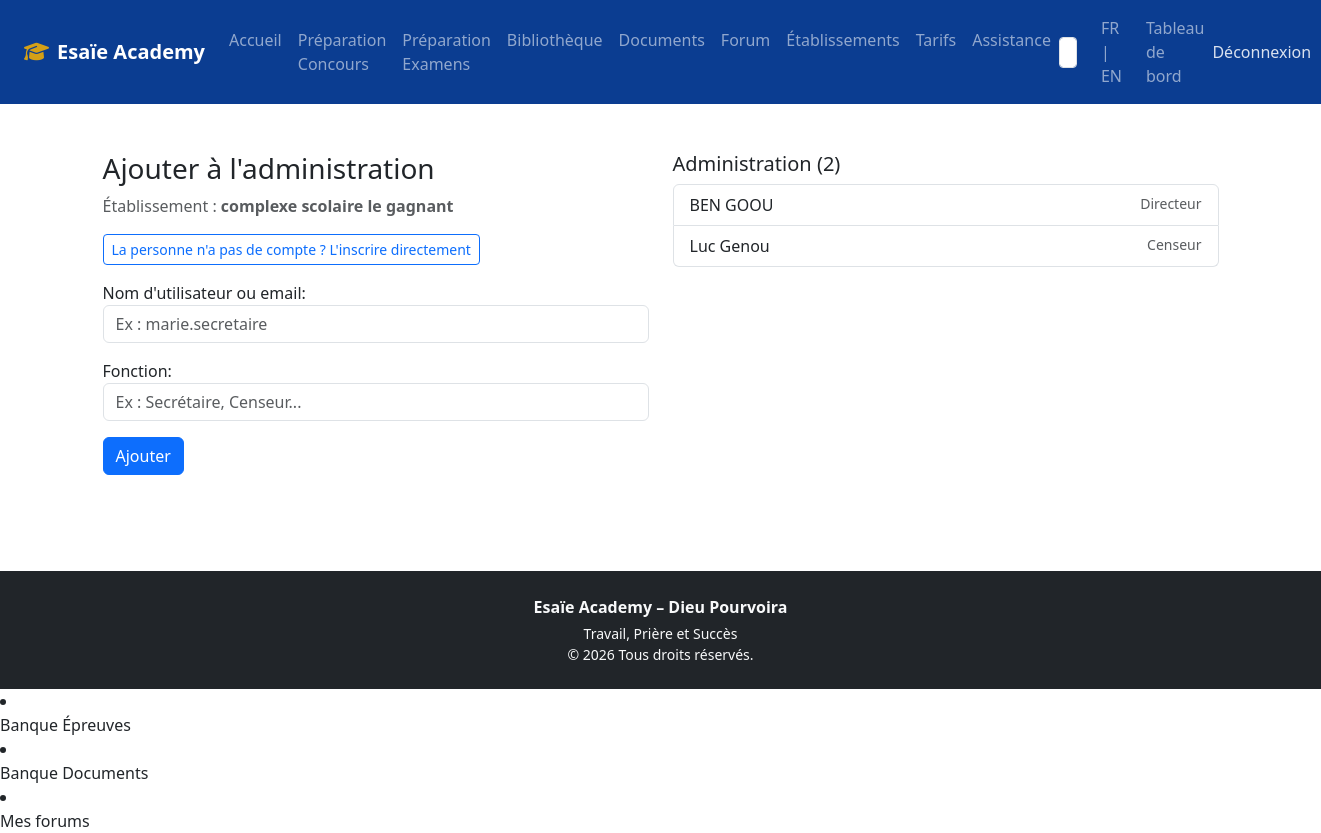
The page /configuration/administration/gerer/ (signed in) on the database its author committed.
### configuration/models.py (models this page shows, shortened)
class SchoolProfile(models.Model):
    TYPE_ETABLISSEMENT = (
        ("public", "Public"),
        ("prive", "Privé"),
    )
    code_etablissement = models.CharField(
        max_length=20,
        unique=True,
        verbose_name="Code établissement"
    )
    nom = models.CharField(
        max_length=200,
        verbose_name="Nom"
    )
    sigle = models.CharField(
        max_length=30,
        blank=True,
        verbose_name="Sigle"
    )
    slug = models.SlugField(
        unique=True,
        blank=True
    )
    type_etablissement = models.CharField(
        max_length=20,
        choices=TYPE_ETABLISSEMENT,
        default="prive",
        verbose_name="Type"
    )
    devise = models.CharField(
        max_length=255,
        blank=True
    )
    logo = models.ImageField(
        upload_to="configuration/logo/",
        blank=True,
        null=True
    )
    cachet = models.ImageField(
        upload_to="configuration/cachets/",
        blank=True,
        null=True,
        verbose_name="Cachet / Tampon de l'établissement"
    )
    photo_couverture = models.ImageField(
        upload_to="configuration/couverture/",
        blank=True,
        null=True
    )
    description = models.TextField(
        blank=True
    )
    adresse = models.CharField(
        max_length=255,
        blank=True
    )
    quartier = models.CharField(
        max_length=100,
        blank=True
    )
    ville = models.CharField(
        max_length=100,
        blank=True
    )
    departement = models.CharField(
        max_length=100,
        blank=True
    )
    pays = models.CharField(
        max_length=100,
        default="Bénin"
    )
    telephone = models.CharField(
        max_length=30,
        blank=True
    )
    telephone_secondaire = models.CharField(
        max_length=30,
        blank=True
    )
    whatsapp = models.CharField(
        max_length=30,
        blank=True
    )
    email = models.EmailField(
        blank=True
    )
    site_web = models.URLField(
        blank=True
    )
    subdomain = models.CharField(
        max_length=100,
        blank=True
    )
    timezone = models.CharField(
        max_length=100,
        default="Africa/Porto-Novo"
    )
    date_creation = models.DateField(
        blank=True,
        null=True
    )
    numero_autorisation = models.CharField(
        max_length=100,
        blank=True
    )
    ifu = models.CharField(
        max_length=100,
        blank=True,
        verbose_name="IFU / NIF"
    )
    actif = models.BooleanField(
        default=True
    )
    created_at = models.DateTimeField(
        auto_now_add=True
    )
    updated_at = models.DateTimeField(
        auto_now=True
    )
    class Meta:
        verbose_name = "Établissement"
        verbose_name_plural = "Établissements"
        ordering = ["nom"]

class SchoolStaff(models.Model):
    school = models.ForeignKey(
        SchoolProfile,
        on_delete=models.CASCADE,
        related_name="staff_members",
        verbose_name="Établissement"
    )
    user = models.OneToOneField(
        CustomUser,
        on_delete=models.CASCADE,
        related_name="school_staff",
        verbose_name="Utilisateur"
    )
    role = models.ForeignKey(
        StaffRole,
        on_delete=models.PROTECT,
        related_name="staff",
        verbose_name="Fonction"
    )
    signature = models.ImageField(
        upload_to="configuration/staff/signatures/",
        blank=True,
        null=True,
        verbose_name="Signature"
    )
    ordre_signature = models.PositiveIntegerField(
        default=1,
        verbose_name="Ordre de signature"
    )
    afficher_signature = models.BooleanField(
        default=True,
        verbose_name="Afficher la signature"
    )
    actif = models.BooleanField(
        default=True
    )
    created_at = models.DateTimeField(
        auto_now_add=True
    )
    updated_at = models.DateTimeField(
        auto_now=True
    )
    class Meta:
        verbose_name = "Responsable"
        verbose_name_plural = "Responsables"
        ordering = [
            "ordre_signature",
            "role"
        ]

class StaffRole(models.Model):
    school = models.ForeignKey(
        SchoolProfile,
        on_delete=models.CASCADE,
        related_name="roles",
        verbose_name="Établissement"
    )
    nom = models.CharField(
        max_length=100,
        verbose_name="Fonction"
    )
    description = models.TextField(
        blank=True,
        verbose_name="Description"
    )
    ordre = models.PositiveIntegerField(
        default=1,
        verbose_name="Ordre"
    )
    actif = models.BooleanField(
        default=True
    )
    created_at = models.DateTimeField(
        auto_now_add=True
    )
    updated_at = models.DateTimeField(
        auto_now=True
    )
    class Meta:
        verbose_name = "Fonction"
        verbose_name_plural = "Fonctions"
        ordering = [
            "ordre",
            "nom"
        ]
        unique_together = (
            "school",
            "nom"
        )

### accounts/models.py (models this page shows, shortened)
class CustomUser(AbstractUser):
    ROLE_CHOICES = (
        ("student", "Élève"),
        ("teacher", "Enseignant"),
         ("parent", "Parent"),
        ("staff", "Personnel administratif"),
        ("admin", "Administrateur général"),
    )
    role = models.CharField(
        max_length=20,
        choices=ROLE_CHOICES,
        default="student",
        verbose_name="Rôle"
    )
    NIVEAU_CHOICES = (
        ("primaire", "Primaire"),
        ("college", "Collège"),
        ("lycee", "Lycée"),
        ("superieur", "Supérieur"),
        ("concours", "Concours professionnel"),
    )
    niveau_etude = models.CharField(
        max_length=20,
        choices=NIVEAU_CHOICES,
        blank=True,
        verbose_name="Niveau d'étude"
    )
    SEXE_CHOICES = (
        ("M", "Masculin"),
        ("F", "Féminin"),
    )
    sexe = models.CharField(
        max_length=1,
        choices=SEXE_CHOICES,
        blank=True,
        verbose_name="Sexe"
    )
    date_naissance = models.DateField(
        blank=True,
        null=True,
        verbose_name="Date de naissance"
    )
    adresse = models.CharField(
        max_length=255,
        blank=True,
        verbose_name="Adresse"
    )
    phone = models.CharField(
        max_length=20,
        blank=True,
        verbose_name="Téléphone"
    )
    profile_picture = models.ImageField(
        upload_to="profiles/",
        blank=True,
        null=True,
        verbose_name="Photo de profil"
    )
    is_verified = models.BooleanField(
        default=False,
        verbose_name="Compte vérifié"
    )
    must_change_password = models.BooleanField(
        default=False,
        verbose_name="Changer le mot de passe"
    )
    last_login_ip = models.GenericIPAddressField(
        blank=True,
        null=True,
        verbose_name="Dernière adresse IP"
    )
    actif = models.BooleanField(
        default=True,
        verbose_name="Compte actif"
    )
    deleted = models.BooleanField(
        default=False,
        verbose_name="Supprimé"
    )
    created_at = models.DateTimeField(
        auto_now_add=True,
        verbose_name="Créé le"
    )
    updated_at = models.DateTimeField(
        auto_now=True,
        verbose_name="Dernière modification"
    )
    class Meta:
        verbose_name = "Utilisateur"
        verbose_name_plural = "Utilisateurs"
        ordering = [
            "last_name",
            "first_name",
        ]

### configuration/views.py (the view)
# urls.py: path("administration/gerer/", views.gerer_administration, name="gerer_administration"),
@login_required
def gerer_administration(request):
    school_staff = SchoolStaff.objects.filter(user=request.user).select_related("school").first()
    if not school_staff:
        messages.error(request, "Vous devez d'abord créer ou rejoindre un établissement.")
        return redirect("portal:dashboard")
    school = school_staff.school
    if request.method == "POST":
        form = RechercheStaffForm(request.POST)
        if form.is_valid():
            identifiant = form.cleaned_data["identifiant"]
            fonction = form.cleaned_data["fonction"]
            user = CustomUser.objects.filter(username=identifiant, role="staff").first()
            if not user:
                user = CustomUser.objects.filter(email=identifiant, role="staff").first()
            if not user:
                messages.error(request, "Aucun membre du personnel trouvé avec cet identifiant.")
            elif SchoolStaff.objects.filter(user=user).exists():
                messages.error(request, "Cette personne est déjà rattachée à un établissement.")
            else:
                role, _ = StaffRole.objects.get_or_create(
                    school=school,
                    nom=fonction,
                    defaults={"ordre": 2}
                )
                SchoolStaff.objects.create(school=school, user=user, role=role)
                messages.success(request, f"{user.get_full_name() or user.username} a été ajouté à l'administration.")
                return redirect("configuration:gerer_administration")
    else:
        form = RechercheStaffForm()
    administration = SchoolStaff.objects.filter(school=school).select_related("user", "role")
    return render(request, "configuration/gerer_administration.html", {
        "form": form,
        "school": school,
        "administration": administration,
    })

### configuration/forms.py
class RechercheStaffForm(forms.Form):
    identifiant = forms.CharField(
        label="Nom d'utilisateur ou email",
        widget=forms.TextInput(attrs={"class": "form-control", "placeholder": "Ex : marie.secretaire"})
    )
    fonction = forms.CharField(
        label="Fonction",
        widget=forms.TextInput(attrs={"class": "form-control", "placeholder": "Ex : Secrétaire, Censeur..."})
    )

### configuration/templates/configuration/gerer_administration.html (shortened to what this page needs)
{% extends "portal/base.html" %}
{% block content %}
<div class="container py-5">
    <div class="row">
        <div class="col-md-6">
            <h3>Ajouter à l'administration</h3>
            <p class="text-muted">Établissement : <strong>{{ school.nom }}</strong></p>
            <a href="{% url 'configuration:inscrire_staff' %}" class="btn btn-outline-primary btn-sm mb-3">
                La personne n'a pas de compte ? L'inscrire directement
            </a>
            <form method="post">
                <div class="mb-3">
                    {{ form.identifiant.label_tag }}
                    {{ form.identifiant }}
                </div>
                <div class="mb-3">
                    {{ form.fonction.label_tag }}
                    {{ form.fonction }}
                </div>
                <button type="submit" class="btn btn-primary">Ajouter</button>
            </form>
        </div>
        <div class="col-md-6">
            <h5>Administration ({{ administration.count }})</h5>
            <ul class="list-group">
                {% for membre in administration %}
                    <li class="list-group-item d-flex justify-content-between">
                        <span>{{ membre.user.get_full_name|default:membre.user.username }}</span>
                        <span class="text-muted small">{{ membre.role.nom }}</span>
                    </li>
                {% empty %}
                    <li class="list-group-item text-muted">Aucun membre pour l'instant.</li>
                {% endfor %}
            </ul>
        </div>
    </div>
</div>
{% endblock %}

### portal/templates/portal/base.html (style rules this page uses)
:root { --ea-primary: #0b3d91; --ea-gold: #d4a017; }

### rows shown on the page
SchoolProfile: nom "complexe scolaire le gagnant"
SchoolStaff: user.get_full_name "BEN GOOU", role.nom "Directeur"
SchoolStaff: user.get_full_name "Luc Genou", role.nom "Censeur"

### other values the page prints
{{ administration.count }} "2"
